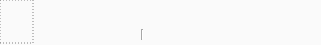
<?xml version="1.0" encoding="UTF-8"?>
<ui version="4.0">
 <class>CardInfo</class>
 <widget class="QWidget" name="CardInfo">
  <property name="geometry">
   <rect>
    <x>0</x>
    <y>0</y>
    <width>321</width>
    <height>45</height>
   </rect>
  </property>
  <property name="sizePolicy">
   <sizepolicy hsizetype="Fixed" vsizetype="Fixed">
    <horstretch>0</horstretch>
    <verstretch>0</verstretch>
   </sizepolicy>
  </property>
  <property name="cursor">
   <cursorShape>PointingHandCursor</cursorShape>
  </property>
  <property name="windowTitle">
   <string>Form</string>
  </property>
  <property name="styleSheet">
   <string notr="true">background-color: #fafafa;
</string>
  </property>
  <widget class="QFrame" name="cardPhoto">
   <property name="geometry">
    <rect>
     <x>0</x>
     <y>0</y>
     <width>34</width>
     <height>44</height>
    </rect>
   </property>
   <property name="styleSheet">
    <string notr="true">border: 1px dotted gray;</string>
   </property>
   <property name="frameShape">
    <enum>QFrame::Panel</enum>
   </property>
   <property name="frameShadow">
    <enum>QFrame::Plain</enum>
   </property>
  </widget>
  <widget class="QLabel" name="cardName">
   <property name="geometry">
    <rect>
     <x>45</x>
     <y>5</y>
     <width>273</width>
     <height>19</height>
    </rect>
   </property>
   <property name="sizePolicy">
    <sizepolicy hsizetype="Fixed" vsizetype="Fixed">
     <horstretch>0</horstretch>
     <verstretch>0</verstretch>
    </sizepolicy>
   </property>
   <property name="minimumSize">
    <size>
     <width>273</width>
     <height>19</height>
    </size>
   </property>
   <property name="font">
    <font>
     <weight>75</weight>
     <bold>true</bold>
    </font>
   </property>
   <property name="styleSheet">
    <string notr="true">font-weight: bold;</string>
   </property>
   <property name="text">
    <string/>
   </property>
  </widget>
  <widget class="QLabel" name="cardCode">
   <property name="geometry">
    <rect>
     <x>45</x>
     <y>24</y>
     <width>116</width>
     <height>19</height>
    </rect>
   </property>
   <property name="font">
    <font>
     <pointsize>14</pointsize>
    </font>
   </property>
   <property name="text">
    <string/>
   </property>
  </widget>
  <widget class="Line" name="separator">
   <property name="geometry">
    <rect>
     <x>137</x>
     <y>29</y>
     <width>10</width>
     <height>11</height>
    </rect>
   </property>
   <property name="styleSheet">
    <string notr="true">fill: #8a8a8a;</string>
   </property>
   <property name="orientation">
    <enum>Qt::Vertical</enum>
   </property>
  </widget>
  <widget class="QLabel" name="cardStatus">
   <property name="geometry">
    <rect>
     <x>182</x>
     <y>24</y>
     <width>135</width>
     <height>19</height>
    </rect>
   </property>
   <property name="font">
    <font>
     <pointsize>14</pointsize>
    </font>
   </property>
   <property name="text">
    <string/>
   </property>
  </widget>
  <widget class="QWidget" name="cardIcon" native="true">
   <property name="geometry">
    <rect>
     <x>153</x>
     <y>23</y>
     <width>22</width>
     <height>22</height>
    </rect>
   </property>
   <property name="sizePolicy">
    <sizepolicy hsizetype="Fixed" vsizetype="Fixed">
     <horstretch>0</horstretch>
     <verstretch>0</verstretch>
    </sizepolicy>
   </property>
   <property name="styleSheet">
    <string notr="true">background-image: url(:/images/eid_22x22.png);</string>
   </property>
  </widget>
 </widget>
 <resources/>
 <connections/>
</ui>
